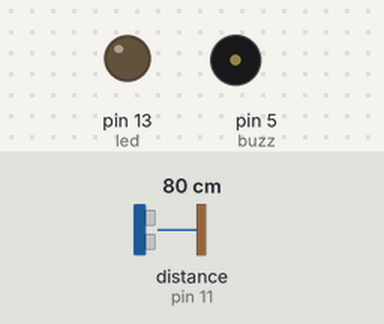
The sketch below on a simulated Arduino Uno, built with avr-gcc and run on an emulated ATmega328P. Parts: output pins drawn as LEDs (lit = HIGH), buzzer (waves = sounding). Wiring (inferred from the names in the program): ultrasonic range finder: trigger pin 12; echo pin 11. Inputs (shaded band) come from the test bench; at power-on: distance to the obstacle (sensor on pin 11) 80 cm. The echo pulse lasts 58.3 µs per cm; pins used as bus, display or sensor lines are not drawn.

Above: at 1.2 s.
1.3 s: distance to the obstacle (sensor on pin 11) set to 53 cm
2.9 s: distance to the obstacle (sensor on pin 11) set to 45 cm
At 3.35 s:
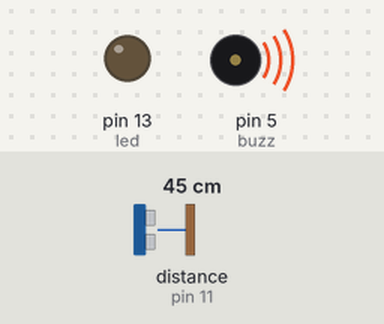
5.9 s: distance to the obstacle (sensor on pin 11) set to 2 cm
At 7.3 s:
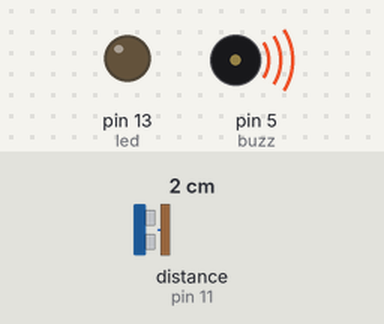
Timing chart, 0 to 8.9 s (numbered marks = the images above; inputs shaded):
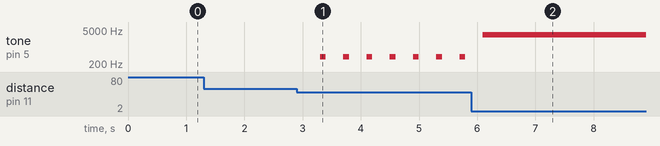

Measured:
- the behaviour switches between 51 and 50 cm on distance to the obstacle (sensor on pin 11) (found by bisection; images 0 and 1)
- after the input at 1.3 s, every drawn part: stays the same
- after the input at 2.9 s, tone on pin 5 (buzz): alternates 390 Hz for 0.10 s and silent for 0.30 s, starting after 0.40 s

The sketch:

Sensor.ino
```cpp
int trig = 12; //assign variables to pins
int echo = 11;
int buzz = 5;
int led = 13;

int del = 0;//del used to increase time between beeps/buzzes

void setup() {
  pinMode(trig,OUTPUT); //output signal to trig, which allows it so send echoes for the echo pin to listen to.
  pinMode(echo,INPUT); //distance is received from trig pin
  pinMode(buzz, OUTPUT); //output to buzzer
  pinMode(led, OUTPUT); //output to LED
  Serial.begin(9600);
}

void loop() {
  digitalWrite (trig,LOW);
  delayMicroseconds(2); //clears trig pin

  digitalWrite (trig,HIGH); //send out an echo for 10microseconds, that the echo sensor can listen to and detect distance
  delayMicroseconds (10);
  digitalWrite (trig,LOW);
  long t =pulseIn(echo,HIGH); //reads travel time
  int distance = t/29/2; //conversion factor to centimeters

  if (distance < 10){ //if distance is less than 10 cm, the set delay is basically 0
    delay(1);
  }
  else if (distance < 25){// if distance less than 25cm, the delay is set depending on the distance. longer distance, longer delay
    del = distance/0.1;
    delay(del);
  }
  else if (distance > 24 && distance < 50){//same idea as the previous statement, except in this range delay is slightly longer
    del = distance * 9;
    delay(del);
  }

  if (distance < 50) { //if the distance is below 50
    digitalWrite(led, HIGH); //Led turns on
    int calc = 50 - distance;
    float note = calc * 65; //the closer an object is, the higher pitch is calculated
    tone(buzz, note, 100);//plays pitch for 100microseconds. when an wall is close, the delay is less therefore there is less time between every buzz, therefore the 100milliseconds can be ignored at closer distances
  }
  digitalWrite(led, LOW); //LED turns off
}
```
